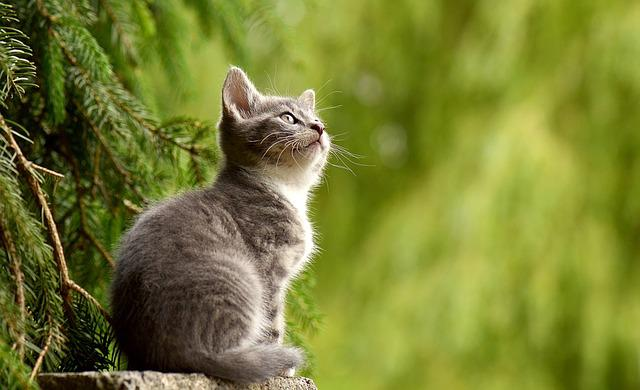
#> input picture 3. 비전 AI/0430 - 이미지처리, 컬러 마스크, 얼굴인식/51_ImageProcessing-Basic/cv_images/img.jpg, 640 x 390 px, found by its file name
$ jupyter execute '33_이미지회전.ipynb'
#> lines starting #> are read from the running program, lines starting #| are printed output that depends on the picture
# 이미지회전

## 방법1 : cv2.rotate() 사용
`cv2.rotate(img, cv2.ROTATE_90_CLOCKWISE)`
- cv2.ROTATE_90_CLOCKWISE : 시계 방향으로 회전
- v2.ROTATE_180 : 시계 방향으로 회전
- cv2.ROTATE_90_COUNTERCLOCKWISE : 시계 반대방향으로 회전

- 정해진 각도(90도 단위)로만 회전이 가능

[cell 1]
import cv2

img_file = '../cv_images/img.jpg'
img = cv2.imread(img_file)
#> img is the input picture: shape (390, 640, 3); mean B, G, R 50.4, 126.1, 119.4

rotate_90 = cv2.rotate(img, cv2.ROTATE_90_CLOCKWISE) # 시계 방향으로 회전
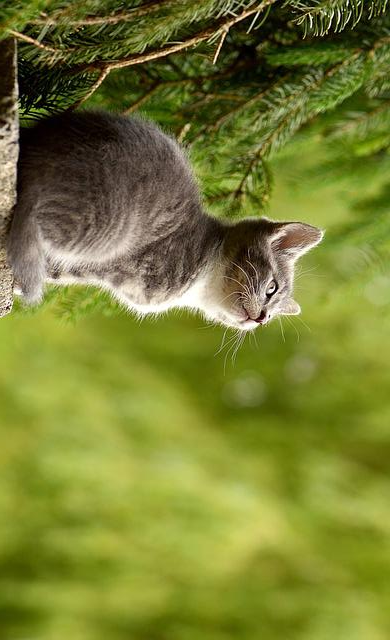
#> rotate_90: shape (640, 390, 3); mean B, G, R 50.4, 126.1, 119.4
rotate_180 = cv2.rotate(img, cv2.ROTATE_180) # 시계 방향으로 회전
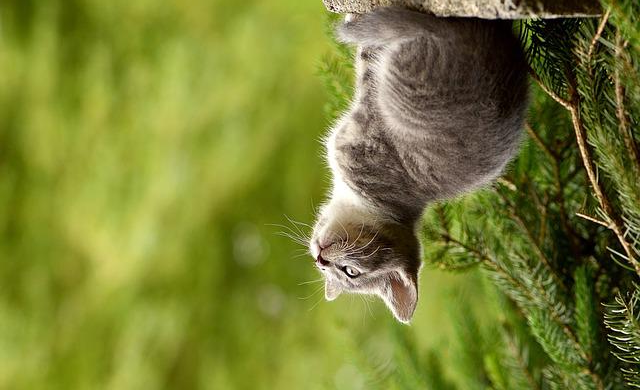
#> rotate_180: shape (390, 640, 3); mean B, G, R 50.4, 126.1, 119.4
rotate_270 = cv2.rotate(img, cv2.ROTATE_90_COUNTERCLOCKWISE) # 시계 반대방향으로 회전
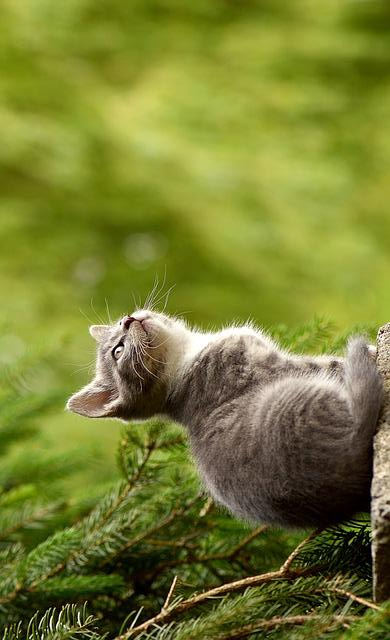
#> rotate_270: shape (640, 390, 3); mean B, G, R 50.4, 126.1, 119.4

cv2.imshow('img', img)
cv2.imshow('rotate_90', rotate_90)
cv2.imshow('rotate_180', rotate_180)
cv2.imshow('rotate_270', rotate_270)

cv2.waitKey(0)
cv2.destroyAllWindows()

## 방법2 : 회전변환행렬 (cv2.getRotationMatrix2D()) 사용
- 회전의 중심, 각도, 스케일링을 정확하게 제어, 복잡한 변환 요구사항이 있을 때 적합

회전(Rotate)은 선형 변환 중 하나에 포함되며, 회전 변환 행렬(Rotation matrix)을 통해 변환이 진행

`matrix = cv2.getRotationMatrix2D(center, angle, scale)` : 중심점(center), 각도(angle), 비율(scale)로 매핑 변환 행렬(matrix)을 생성

- 중심점(center) :튜플(Tuple) 형태로 사용하며 회전의 기준점을 설정
- 각도(angle) : 중심점을 기준으로 회전할 각도를 설정
- 비율(scale) : 이미지의 확대 및 축소 비율을 설정

`dst = cv2.warpAffine(src, M, dsize)` : 원본 이미지(src)에 M(아핀 맵 행렬)을 적용하고 출력 이미지 크기(dsize)로 변형해서 출력 이미지(dst)를 반환

- 아핀 맵 행렬(M)은 회전 행렬 생성 함수에서 반환된 매핑 변환 행렬을 사용
- 출력 이미지 크기(dsize)는 튜플(Tuple) 형태로 사용하며 출력 이미지의 너비와 높이를 의미
- 아핀 맵 행렬에 따라 회전된 이미지를 반환

[cell 2]
import cv2

img_file = '../cv_images/img.jpg'
img = cv2.imread(img_file)

height, width, channel = img.shape
#> height = 390; width = 640; channel = 3
matrix = cv2.getRotationMatrix2D((width/2, height/2), 90, 1)
dst = cv2.warpAffine(img, matrix, (width, height))
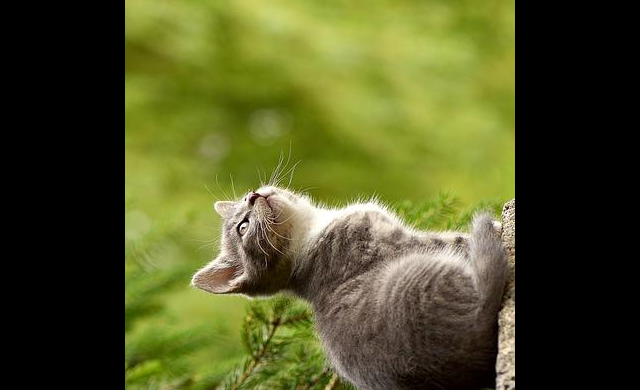
#> dst: shape (390, 640, 3); mean B, G, R 37.2, 83.3, 79.8

cv2.imshow("img", img)
cv2.imshow("dst", dst)
cv2.waitKey(0)
cv2.destroyAllWindows()
